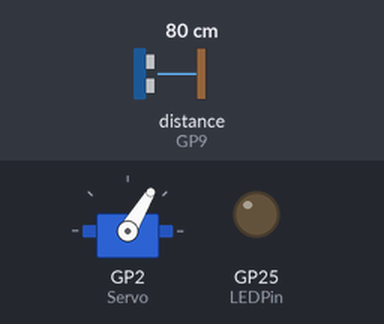
A program run on a simulated Raspberry Pi Pico running MicroPython. On the bench: servo, output pins drawn as LEDs (lit = HIGH). The inputs (shaded band) are chosen by the test bench; at power-on: distance to the obstacle (sensor on GP9) 80 cm. The echo pulse lasts 58.3 µs per cm; servo angles are drawn from the pulse width (0.5 ms = 0°, 2.5 ms = 180°); pins used as bus, display or sensor lines are not drawn; what the program prints to the serial console is not drawn.

Above: at 1.25 s.
1.3 s: distance to the obstacle (sensor on GP9) set to 2 cm
At 2.35 s:
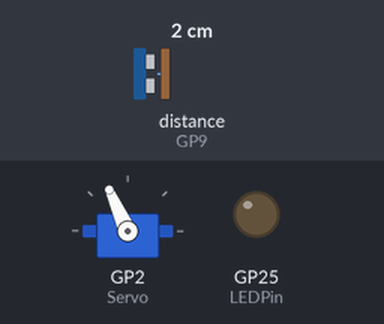
4.3 s: distance to the obstacle (sensor on GP9) set to 18 cm
At 5.05 s:
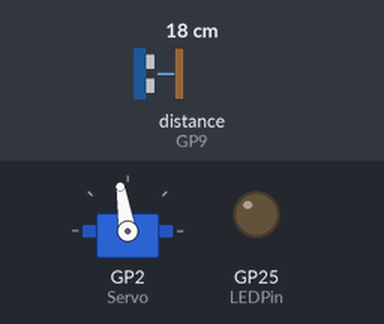
Timing chart, 0 to 13.3 s (numbered marks = the images above; inputs shaded):
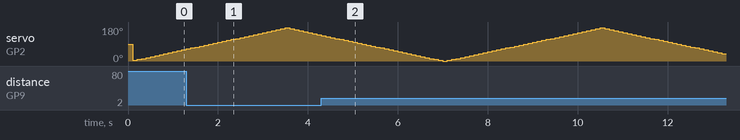

The program:

UltrasonicDistanceTest.py
```python
from rp2 import PIO, StateMachine, asm_pio
from machine import Pin, PWM, time_pulse_us, Timer
import array, time
import gc

# This is a possible example of how to use a servo and an ultrasonic sensor
# Next step:
# - use the collected data to draw a map around the vehicle

# Ultrasonic sensor HC-SR04
# Pinout
# Vcc Trig Echo Gnd
# Vcc:  Power 5V
# Trig: 10us trigger signal from uController.
#    Accepts 3.3V
# Echo: Single pulse signal from sensor.
#    Pulse duration proportional with the distance to the obstacle.
#    5V signal !!!
#    Connect to uController input pin via voltage divider: 330 Ohm + 680 Ohm
# Gnd:  Power ground

TriggerPin = Pin(8,Pin.OUT)
EchoPin    = Pin(9,Pin.IN)
LEDPin     = Pin(25,Pin.OUT)
distance = 0

TIMEOUT_ECHO = const(2000)
V_SOUND_2    = const(17)
MAX_DISTANCE = const(40)

# Servo PWM: ORANGE
# SERVO Vcc: RED
# Servo GND: BROWN
Servo      = PWM(Pin(2))
Servo.freq(50)
Servo.duty_ns(1500000)
DutyValues = [ 480000, 536000, 592000, 648000, 704000, 760000,
               816000, 872000, 928000, 984000,1040000,1096000,
              1152000,1208000,1264000,1320000,1376000,1432000,
              1488000,1544000,1600000,1656000,1712000,1768000,
              1824000,1880000,1936000,1992000,2048000,2104000,
              2160000,2216000,2272000,2328000,2384000,2440000]
angleValues = [0,5,10,15,21,26,31,36,41,46,51,57,62,67,72,77,82,87,93,98,103,108,113,118,123,129,134,139,144,149,154,159,165,170,175,180]


ServoPosition = 0
ServoDirection = 1

@asm_pio(set_init=PIO.OUT_LOW)
def TriggerPulse():
    pull()                # wait for PIO buffer new value
    set(pins, 1) [9]      # set output pin to 1 for 10 steps = 10us
    set(pins, 0)          # reset output pin

# Statemachine number 1, running the TriggerPulse at 1MHz on TriggerPin output
sm = StateMachine(1, TriggerPulse, freq=1000000, set_base=TriggerPin)
# PIO buffer. Used for sending dummy data to PIO.
# The PIO program waits for the buffer to become non-empty
ar = array.array("I")

def SweepServo():
    global DutyValues
    global ServoPosition
    global ServoDirection
# The servo sweeps the area in front of the vehicle
    ServoPosition = ServoPosition + ServoDirection
    if ServoDirection == 1:
        if ServoPosition == 35:
            ServoDirection = -1
    else:
        if ServoPosition == 0:
            ServoDirection = 1
    Servo.duty_ns(DutyValues[ServoPosition])

def MeasureDistance():
    global TriggerPin
    global EchoPin
    global ar

    RetVal = 0 # used for result
# #     Generating a trigger pulse
# #     Method 1.: simple instruction delay
#     TriggerPin.value(1) # duration of one instruction is ~6us
#     TriggerPin.value(1) # duration of two instructions is ~12us
#     TriggerPin.value(0)

# #     Method 2.: PIO internal delay
    sm.put(ar)       # send the buffer to PIO
    # At this moment the PIO statemachine starts the output pulse of 10us

    # time_pulse_us measures an incoming pulse's duration in us
    # time_pulse_us returns -2 if timeout exceeded.
    # 5000 us in duration means 85cm to the obstacle
    # v_sound = 340 m/s
    # distance = v_sound * duration / 2
    # Note: if the obstacle's measured surface is not nearly perpendicular to the sensor's beam,
    # the measurement can be easily compromised
    RetVal = time_pulse_us(EchoPin, 1, TIMEOUT_ECHO)
    if RetVal > 0:
        RetVal = int(RetVal * V_SOUND_2 / 1000)
    else:
        RetVal = MAX_DISTANCE

    return RetVal

def TaskSweep(Timer):
    global distance
    LEDPin.value(0)
    SweepServo()
    distance = MeasureDistance()
    print(str(angleValues[ServoPosition])+','+str(distance),end='.')

def Task1s(Timer):
    global distance
    LEDPin.value(1)

#     SweepServo()
#     distance = MeasureDistance()
#     print('{:2}:{:2}'.format(ServoPosition,distance))

    gc.collect()
#    print(gc.mem_free())

#===============================================================================
# Main part - runs only once

# Task timers
TickSweep = Timer()
TickSweep.init(period = 100, mode = Timer.PERIODIC, callback = TaskSweep)

Tick1s = Timer()
Tick1s.init(period = 1000, mode = Timer.PERIODIC, callback = Task1s)
# Garbage collector
gc.enable()

ar = 1           # dummy value, just to have something to send to PIO buffer
# Activate the PIO statemachine
sm.active(1)
```
